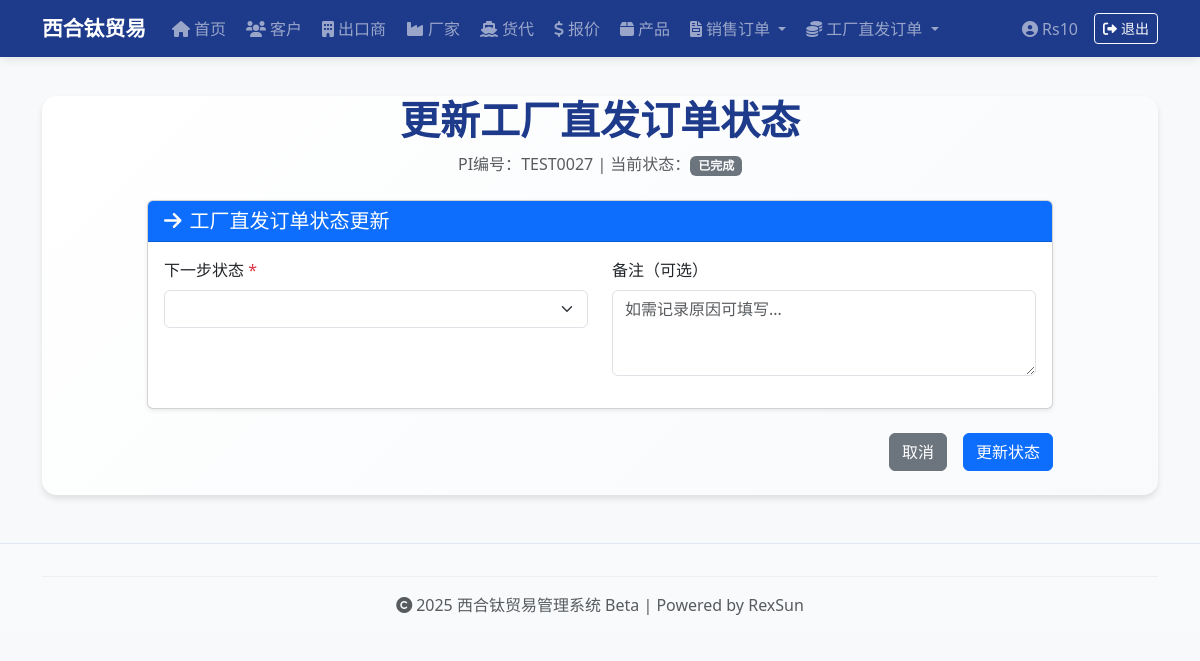
/commission-pi/4/update-status (signed in), run on the app's committed database.
### app.py (models this page shows, shortened)
class User(UserMixin, db.Model):
    id = db.Column(db.Integer, primary_key=True)
    username = db.Column(db.String(50), unique=True, nullable=False)
    password_hash = db.Column(db.String(128), nullable=False)
    role = db.Column(db.String(20), default='admin')

class PI(db.Model):
    __tablename__ = 'pi'
    id = db.Column(db.Integer, primary_key=True)
    pi_no = db.Column(db.String(50), unique=True, nullable=False)
    pi_date = db.Column(db.Date, nullable=False)
    customer_id = db.Column(db.Integer, db.ForeignKey('customer.id'), nullable=False)
    exporter_id = db.Column(db.Integer, db.ForeignKey('exporter.id'), nullable=False)
    payment_terms = db.Column(db.String(100))
    loading_port = db.Column(db.String(100))
    destination_port = db.Column(db.String(100))
    bank = db.Column(db.Text) # 存放整段银行账户信息文本
    shipment_date = db.Column(db.Date)
    note = db.Column(db.String(200))
    status = db.Column(db.String(20), default='新建')
    customer_name_snapshot = db.Column(db.String(100))  # 客户名称快照
    customer_address_snapshot = db.Column(db.String(200))  # 客户地址快照
    customer_tax_code_snapshot = db.Column(db.String(100))  # 客户税号快照
    customer_country_snapshot = db.Column(db.String(50))  # 客户国家快照
    customer_contact_snapshot = db.Column(db.String(100))  # 客户联系人快照
    customer_phone_snapshot = db.Column(db.String(50))  # 客户电话快照
    customer_email_snapshot = db.Column(db.String(100))  # 客户邮箱快照
    exporter_name_snapshot = db.Column(db.String(100))  # 出口商名称快照
    exporter_address_snapshot = db.Column(db.String(200))  # 出口商地址快照
    exporter_tax_code_snapshot = db.Column(db.String(100))  # 出口商税号快照
    exporter_country_snapshot = db.Column(db.String(50))  # 出口商国家快照
    exporter_contact_snapshot = db.Column(db.String(100))  # 出口商联系人快照
    exporter_phone_snapshot = db.Column(db.String(50))  # 出口商电话快照
    exporter_email_snapshot = db.Column(db.String(100))  # 出口商邮箱快照
    products = db.relationship('PIItem', backref='pi', cascade="all, delete-orphan")  # 👈 注意这里不用引号
    customer = db.relationship('Customer')
    exporter = db.relationship('Exporter', foreign_keys='PI.exporter_id')
    freight_forwarder_id = db.Column(db.Integer, db.ForeignKey('freight_forwarder.id'))
    freight_forwarder = db.relationship('FreightForwarder')
    ocean_freight = db.Column(db.Float)
    container_date = db.Column(db.Date)
    container_location = db.Column(db.String(100))
    etd = db.Column(db.Date)
    eta = db.Column(db.Date)
    coo_required = db.Column(db.String(10))   # '需要' / '不需要'
    apta_required = db.Column(db.String(10))
    export_license_required = db.Column(db.String(10))
    customs_docs_required = db.Column(db.String(10))
    other_documents = db.Column(db.String(200))
    bill_of_lading = db.Column(db.String(100))
    shipping_company = db.Column(db.String(100))
    coa_status = db.Column(db.String(20))
    insurance_status = db.Column(db.String(20))
    document_shipping_status = db.Column(db.String(20))
    tracking_number = db.Column(db.String(100))
    batch_no = db.Column(db.String(200)) #多个批号用 ; 分隔
    actual_departure_date = db.Column(db.Date)  # 实际发运日期 7.4日新增
    vessel_info = db.Column(db.String(100))
    booking_number = db.Column(db.String(100))
    container_type_quantity = db.Column(db.String(20))
    shipping_mark = db.Column(db.String(50))
    freight_term = db.Column(db.String(50))
    contract_number = db.Column(db.String(100))
    freight_clause = db.Column(db.String(200))
    waybill_option = db.Column(db.String(50))
    container_number = db.Column(db.String(50))
    seal_number = db.Column(db.String(50))
    container_type = db.Column(db.String(20))
    quantity_units = db.Column(db.Float)
    gross_weight = db.Column(db.Float)
    volume = db.Column(db.Float)
    vgm = db.Column(db.String(50))
    total_quantity = db.Column(db.Float)
    total_quantity_unit = db.Column(db.String(20))
    total_weight = db.Column(db.Float)
    total_weight_unit = db.Column(db.String(20))
    total_volume = db.Column(db.Float)
    total_volume_unit = db.Column(db.String(20))
    total_vgm = db.Column(db.String(50))
    actual_arrival_date = db.Column(db.Date)  # 实际到港日期
    payment_received = db.Column(db.String(10))  # 货款收齐：'已收齐' / '未收齐'
    freight_invoice_amount = db.Column(db.Float)  # 货代账单金额
    freight_invoice_confirmed = db.Column(db.String(10))  # 货代账单确认状态 '已确认' / '未确认'
    freight_invoice_issued = db.Column(db.String(10))  # 货代发票开具状态 '已开具' / '未开具'
    telex_release = db.Column(db.String(10))  # PI电放状态 '已电放' / '未电放'
    settlement_documents_required = db.Column(db.String(10))  # 结汇文件 '需要' / '不需要'
    freight_payment_status = db.Column(db.String(10))  # 运费付款状态：'已付款' / '未付款'
    commission_factory_id = db.Column(db.Integer, db.ForeignKey('factory.id'))
    commission_exporter_id = db.Column(db.Integer, db.ForeignKey('exporter.id'))
    commission_amount = db.Column(db.Float)
    commission_rate = db.Column(db.Float)
    commission_status = db.Column(db.String(20))
    factory_sale_amount = db.Column(db.Float)
    commission_factory = db.relationship('Factory', foreign_keys='PI.commission_factory_id')
    commission_exporter = db.relationship('Exporter', foreign_keys='PI.commission_exporter_id')

### app.py (the view, shortened to what this page needs)
@app.route('/commission-pi/<int:pi_id>/update-status', methods=['GET', 'POST'])
@login_required
def update_commission_pi_status(pi_id):
    pi = PI.query.get_or_404(pi_id)
    if not (pi.commission_factory_id or pi.commission_exporter_id):
        return "该订单不是工厂直发订单", 400
    all_status = ['新建', '待发运', '已发运', '已到港', '已完成']
    current_index = all_status.index(pi.status)
    next_status_options = all_status[current_index + 1:] if current_index < len(all_status) - 1 else []
    freight_forwarders = FreightForwarder.query.all()
    return render_template('update_commission_status.html', pi=pi, current_status=pi.status, next_status_options=next_status_options, freight_forwarders=freight_forwarders)

### app.py (called while the page is built)
@login_manager.user_loader
def load_user(user_id):
    return User.query.get(int(user_id))

@app.before_request
def create_admin_users():
    if not hasattr(app, '_admin_created'):
        db.create_all()
        users = [
            ('Rs10', 'Rs10!)xht'),
            ('Bw18', 'Bw18!*xht'),
            ('Dd16', 'Dd16!^xht'),
        ]
        for username, pwd in users:
            if not User.query.filter_by(username=username).first():
                user = User(username=username)
                user.set_password(pwd)
                db.session.add(user)
        db.session.commit()
        app._admin_created = True

### templates/update_commission_status.html (shortened to what this page needs)
{% extends 'base.html' %}
{% block content %}
<div class="container mt-4">
  <div class="text-center mb-4">
    <h2 class="display-6 fw-bold text-navy">更新工厂直发订单状态</h2>
    <p class="text-muted">PI编号：{{ pi.pi_no }} | 当前状态：<span class="badge bg-secondary">{{ current_status }}</span></p>
  </div>
  <div class="row justify-content-center">
    <div class="col-lg-10">
      <form method="post">
        <div class="card shadow-sm mb-4">
          <div class="card-header bg-primary text-white">
            <h5 class="mb-0"><i class="fas fa-arrow-right me-2"></i>工厂直发订单状态更新</h5>
          </div>
          <div class="card-body">
            <div class="row">
              <div class="col-md-6 mb-3">
                <label for="new_status" class="form-label">下一步状态 <span class="text-danger">*</span></label>
                <select class="form-select" id="new_status" name="new_status" required>
                </select>
              </div>
              <div class="col-md-6 mb-3">
                <label for="remarks" class="form-label">备注（可选）</label>
                <textarea class="form-control" id="remarks" name="remarks" rows="3" placeholder="如需记录原因可填写..."></textarea>
              </div>
            </div>
          </div>
        </div>
        <div class="d-grid gap-2 d-md-flex justify-content-md-end mb-4">
          <a href="{{ url_for('commission_pi_list') }}" class="btn btn-secondary me-md-2">取消</a>
          <button type="submit" class="btn btn-primary">更新状态</button>
        </div>
      </form>
    </div>
  </div>
</div>
{% endblock %}

### templates/base.html (shortened to what this page needs)
<!DOCTYPE html>
<html lang="zh-CN">
<head>
  <link href="https://cdn.jsdelivr.net/npm/bootstrap@5.3.0/dist/css/bootstrap.min.css" rel="stylesheet">
  <link href="https://cdnjs.cloudflare.com/ajax/libs/font-awesome/6.0.0/css/all.min.css" rel="stylesheet">
  <link href="{{ url_for('static', filename='style.css') }}" rel="stylesheet">
</head>
<body>
  {% if not (request.endpoint == 'login' or request.endpoint == 'static') %}
  <nav class="navbar navbar-expand-lg navbar-dark bg-navy fixed-top">
    <div class="container">
      <a class="navbar-brand fw-bold" href="/">
        西合钛贸易
      </a>
      <div class="collapse navbar-collapse" id="navbarNav">
        <ul class="navbar-nav me-auto mb-2 mb-lg-0">
          <li class="nav-item">
            <a class="nav-link" href="/">
              <i class="fas fa-home me-1"></i>首页
            </a>
          </li>
          <li class="nav-item">
            <a class="nav-link" href="/customers">
              <i class="fas fa-users me-1"></i>客户
            </a>
          </li>
          <li class="nav-item">
            <a class="nav-link" href="/exporters">
              <i class="fas fa-building me-1"></i>出口商
            </a>
          </li>
          <li class="nav-item">
            <a class="nav-link" href="/factories">
              <i class="fas fa-industry me-1"></i>厂家
            </a>
          </li>
          <li class="nav-item">
            <a class="nav-link" href="/freight-forwarders">
              <i class="fas fa-ship me-1"></i>货代
            </a>
          </li>
          <li class="nav-item">
            <a class="nav-link" href="/freight-quotes">
              <i class="fas fa-dollar-sign me-1"></i>报价
            </a>
          </li>
          <li class="nav-item">
            <a class="nav-link" href="/products">
              <i class="fas fa-box me-1"></i>产品
            </a>
          </li>
          <li class="nav-item dropdown">
            <a class="nav-link dropdown-toggle" href="#" id="salesOrderDropdown" role="button" data-bs-toggle="dropdown" aria-expanded="false">
              <i class="fas fa-file-invoice me-1"></i>销售订单
            </a>
          </li>
          <li class="nav-item dropdown">
            <a class="nav-link dropdown-toggle" href="#" id="commissionOrderDropdown" role="button" data-bs-toggle="dropdown" aria-expanded="false">
              <i class="fas fa-coins me-1"></i>工厂直发订单
            </a>
          </li>
        </ul>
        {% if current_user.is_authenticated %}
        <ul class="navbar-nav ms-auto">
          <li class="nav-item d-flex align-items-center">
            <span class="navbar-text me-3">
              <i class="fas fa-user-circle me-1"></i>{{ current_user.username }}
            </span>
          </li>
          <li class="nav-item d-flex align-items-center">
            <a class="btn btn-outline-light btn-sm" href="{{ url_for('logout') }}">
              <i class="fas fa-sign-out-alt me-1"></i>退出
            </a>
          </li>
        </ul>
        {% endif %}
      </div>
    </div>
  </nav>
  {% endif %}
  <div class="container mt-5 pt-4">
    <div class="content-card">
      {% block content %}
      {% endblock %}
    </div>
  </div>
  <footer class="footer text-center text-muted py-3 mt-5">
    <div class="container">
      <hr class="my-3">
      <p class="mb-0">
        <i class="fas fa-copyright me-1"></i>2025 西合钛贸易管理系统 Beta | Powered by RexSun
      </p>
    </div>
  </footer>
</body>
</html>

### static/style.css (style rules this page uses)
body { font-family: 'Segoe UI', Arial, sans-serif; background-color: #f8f9fa; }
.navbar { box-shadow: 0 2px 10px rgba(0,0,0,0.1); }
.content-card { margin-top: 20px; border-radius: 8px; box-shadow: 0 4px 12px rgba(0,0,0,0.05); }
.footer { margin-top: 50px; padding: 20px; background-color: #f8f9fa; border-top: 1px solid #e9ecef; }
.form-label { font-weight: 500; }
.btn-primary { background-color: #0d6efd; border-color: #0d6efd; }
.text-danger { color: #dc3545 !important; }

### templates/update_commission_status.html (style rules this page uses)
:root { --navy-blue: #1e3a8a; --light-navy: #3b82f6; --accent-color: #f59e0b; --light-gray: #f8fafc; --medium-gray: #e2e8f0; --dark-gray: #64748b; }
.text-navy { color: var(--navy-blue) !important; }
.bg-navy { background-color: var(--navy-blue) !important; }

### templates/base.html (style rules this page uses)
:root { --navy-blue: #1e3a8a; --light-navy: #3b82f6; --accent-color: #f59e0b; --light-gray: #f8fafc; --medium-gray: #e2e8f0; --dark-gray: #64748b; }
.bg-navy { background-color: var(--navy-blue) !important; }
.navbar-brand { font-size: 1.3rem; transition: all 0.3s ease; }
.nav-link { transition: all 0.2s ease; border-radius: 6px; margin: 0 2px; }
.content-card { background: linear-gradient(135deg, #ffffff 0%, var(--light-gray) 100%); border-radius: 15px; box-shadow: 0 4px 6px rgba(0, 0, 0, 0.1); border: none; margin-bottom: 2rem; }
.footer { background-color: var(--light-gray); border-top: 1px solid var(--medium-gray); }
.footer hr { border-color: var(--medium-gray); opacity: 0.5; }
.content-card { animation: fadeIn 0.6s ease-out; }

### data on the page
User: username "Rs10"
PI: pi_no "TEST0027", status "已完成"
